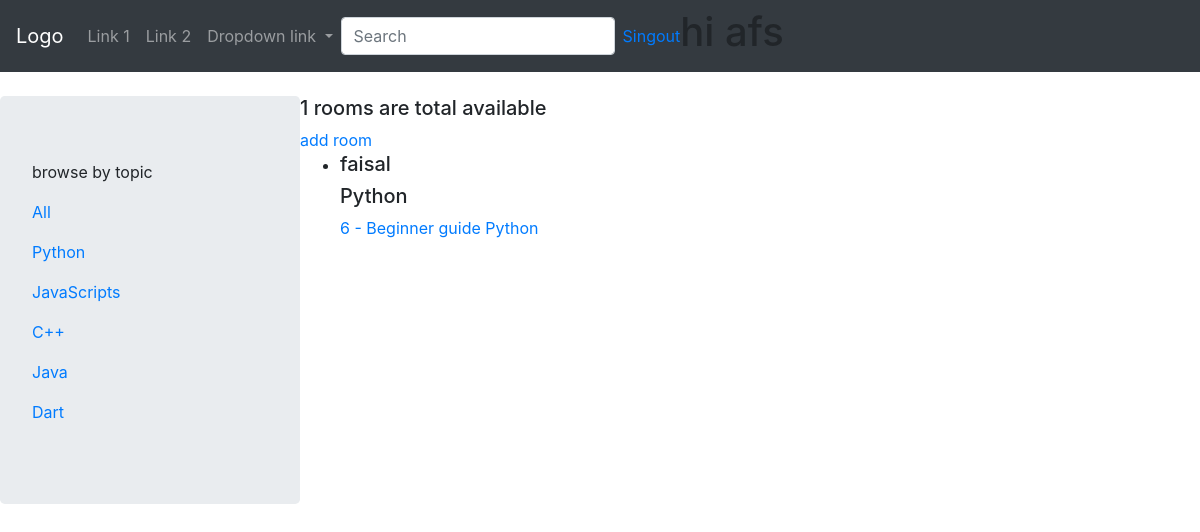
The app's page /?q=Python (signed in) with its own data.
### root/models.py (models this page shows, shortened)
class Topic(models.Model):
    name=models.CharField(max_length=200)
    def __str__(self):
        return self.name

class Room(models.Model):
    host= models.ForeignKey(User, on_delete=models.CASCADE,null=True)
    topic=models.ForeignKey(Topic, on_delete=models.SET_NULL,null=True)
    title=models.CharField(max_length=255)
    description= models.TextField(null=True, blank=True)
    updated= models.DateTimeField(auto_now=True)
    created= models.DateTimeField(auto_now_add=True)
    class Meta:
        ordering = ['-updated', '-created']

### root/views.py (the view)
# urls.py: path('',views.base, name ='base'),
def base(request):
    q=request.GET.get('q') if request.GET.get('q')!=None else ''
    rooms=Room.objects.filter(Q(topic__name__icontains=q) | Q(title__icontains=q) )
    totalroom=rooms.count()
    topics=Topic.objects.all()
    context={'rooms':rooms,'topics':topics, 'totalroom':totalroom}
    return render(request, 'root/main.html',context)

### root/templates/root/main.html (shortened to what this page needs)
{% extends 'base.html' %}
{% block content %}
 <div class='root-container'>
   <div class="jumbotron">
     <p>browse by topic </p>
     <div>
      <p> <a href="{% url 'base' %}"> All </a></p>
       {% for topic in topics %}
        <p> <a href="{% url 'base' %}?q={{topic.name}}"> {{topic.name}} </a></p>
        {% endfor %}
     </div>
   </div>
     <div>
        <h5>{{totalroom}} rooms are total available </h5>
         <a href="{% url 'addRoom' %}">add room</a>
        <ul>
            {% for room in rooms %}
              <li>
                <h5>{{room.host.username}}</h5>
                <h5>{{room.topic}}</h5>
                <a href="{% url 'room' room.id %}">{{room.id}} - {{room.title}}</a>
              </li>
             {% endfor%}
        </ul>
      </div>
 </div>
{% endblock content%}

### templates/base.html (shortened to what this page needs)
<!DOCTYPE html>
<html lang="en">
<head>
  <link rel="stylesheet" href="https://maxcdn.bootstrapcdn.com/bootstrap/4.5.2/css/bootstrap.min.css">
</head>
<body>
<nav class="navbar navbar-expand-sm bg-dark navbar-dark">
  <a class="navbar-brand" href="#">Logo</a>
  <ul class="navbar-nav">
    <li class="nav-item">
      <a class="nav-link" href="#">Link 1</a>
    </li>
    <li class="nav-item">
      <a class="nav-link" href="#">Link 2</a>
    </li>
    <li class="nav-item dropdown">
      <a class="nav-link dropdown-toggle" href="#" id="navbardrop" data-toggle="dropdown">
        Dropdown link
      </a>
    </li>
    <form class="form-inline" action="{% url 'base' %}" method="GET">
      <input class="form-control mr-sm-2" type="text" name="q" placeholder="Search">
    </form>
  </ul>
   {% if request.user.is_authenticated %}
       <a href="{% url 'signout' %}">Singout </a>
      <h1> hi {{user.username}}</h1>
       {% else %}
       <a href="{% url 'signin' %}">Singin </a>
       {% endif %}
</nav>
<br>
{% block content %}
{% endblock content %}
</body>
</html>

### root/templates/root/main.html (style rules this page uses)
.root-container { display:grid; grid-template-columns:1fr 3fr; }

### records on screen
Topic: name "Python"
Topic: name "JavaScripts"
Topic: name "C++"
Topic: name "Java"
Topic: name "Dart"
Room: host.username "faisal", topic "Python", id "6", title "Beginner guide Python"

### other values on screen
{{ user.username }} "afs"
{{ totalroom }} "1"
